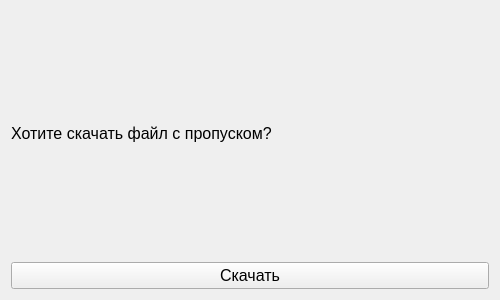
<?xml version="1.0" encoding="UTF-8"?>
<ui version="4.0">
 <class>Form</class>
 <widget class="QWidget" name="Form">
  <property name="geometry">
   <rect>
    <x>0</x>
    <y>0</y>
    <width>500</width>
    <height>300</height>
   </rect>
  </property>
  <property name="windowTitle">
   <string>Form</string>
  </property>
  <layout class="QVBoxLayout" name="verticalLayout">
   <item>
    <widget class="QLabel" name="label">
     <property name="font">
      <font>
       <pointsize>12</pointsize>
      </font>
     </property>
     <property name="text">
      <string>Хотите скачать файл с пропуском?</string>
     </property>
    </widget>
   </item>
   <item>
    <widget class="QPushButton" name="pushButton">
     <property name="font">
      <font>
       <pointsize>12</pointsize>
      </font>
     </property>
     <property name="text">
      <string>Скачать</string>
     </property>
    </widget>
   </item>
  </layout>
 </widget>
 <resources/>
 <connections/>
</ui>
